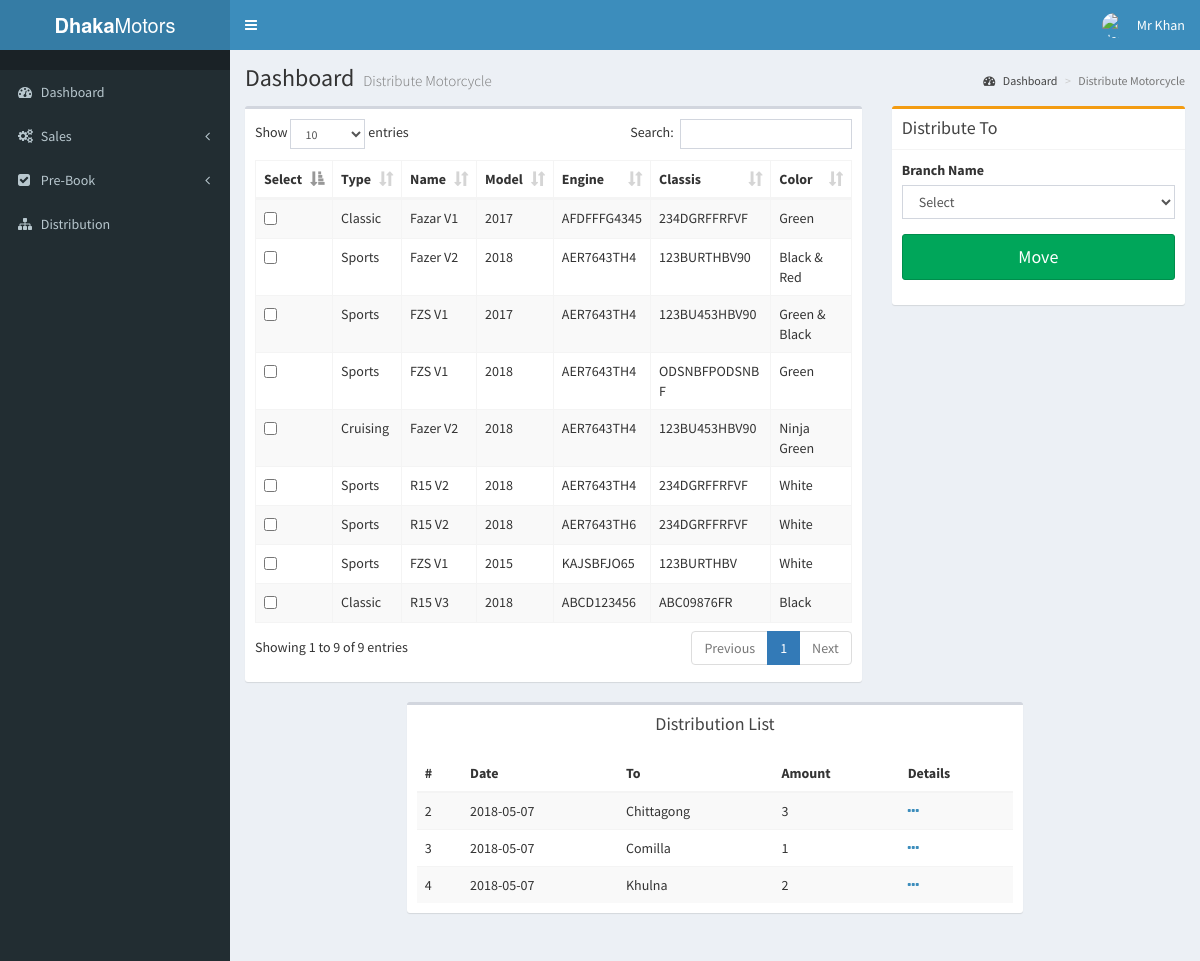
The page /pages/Manager/distribute.php (signed in) on the database its author committed.
### tables this page shows
CREATE TABLE `motorcycle_info` (
  `mID` int(11) NOT NULL,
  `mType` varchar(30) NOT NULL,
  `mName` varchar(30) NOT NULL,
  `model` varchar(100) NOT NULL,
  `engineNo` varchar(30) NOT NULL,
  `chassisNo` varchar(30) NOT NULL,
  `cc` int(10) NOT NULL,
  `color` varchar(30) NOT NULL,
  `price` varchar(30) NOT NULL,
  `sID` int(11) DEFAULT NULL,
  `saleID` int(11) DEFAULT NULL,
  `cID` int(11) DEFAULT NULL,
  `warranty` date NOT NULL,
  `reg` varchar(50) NOT NULL
);

CREATE TABLE `distribution` (
  `distribution_id` int(11) NOT NULL,
  `date` date NOT NULL,
  `dealer_id` int(11) NOT NULL
);

CREATE TABLE `dealers` (
  `ID` int(11) NOT NULL,
  `dealerName` varchar(30) NOT NULL
);

### pages/Manager/distribute.php (the view, shortened to what this page needs)
<?php
 include 'layout/head.php';
?>
  <div class="content-wrapper">
    <section class="content-header">
      <h1>
        Dashboard
        <small>Distribute Motorcycle</small>
      </h1>
      <ol class="breadcrumb">
        <li><a href="#"><i class="fa fa-dashboard"></i> Dashboard</a></li>
        <li class="active">Distribute Motorcycle</li>
      </ol>
    </section>
    <section class="content">
      <div class="row">
				<form role="form" action="distribute_confirm.php" method="POST">
						<div class="col-xs-8">
							<div class="box">
								<div class="box-body">
									<table id="example1" class="table table-bordered table-striped">
										<thead>
										<tr>
											<th>Select</th>
											<th>Type</th>
											<th>Name</th>
											<th>Model</th>
											<th>Engine</th>
											<th>Classis</th>
											<th>Color</th>
										</tr>
										</thead>
										<tbody>
									<?php
									$con=mysqli_connect('localhost','root','','dhaka_motors');
									$query="select *
										from motorcycle_info m, stock_info s
										where m.sID=s.sID
										and s.dealer_id=1
										and m.saleID =0";
										$result=mysqli_query($con,$query);
										if(mysqli_num_rows($result)>0){
											while($row=mysqli_fetch_array($result, MYSQLI_ASSOC)){
											echo "<tr>";
											echo "<td> <input value='".$row['mID']."' type='checkbox' name='num[]' </td>";
											echo "<td>".$row['mType']."</td>";
											echo "<td>".$row['mName']."</td>";
											echo "<td>".$row['model']."</td>";
											echo "<td>".$row['engineNo']."</td>";
											echo "<td>".$row['chassisNo']."</td>";
											echo "<td>".$row['color']."</td>";
											echo "</tr>";
											}
										}else{
										}
									?>
								</tbody>
              </table>
            </div>
          </div>
        </div>
		<div class="col-md-4">
		<div class="box box-warning">
            <div class="box-header with-border">
              <h3 class="box-title">Distribute To</h3>
            </div>
            <div class="box-body">
                <div class="form-group">
                  <label>Branch Name</label>
									<select class="form-control" name="branch" required>
									<option value="">Select</option>;
									</select>
								</div>
								<div id="hide">
									<div class="form-group">
										<button type="submit" class="btn btn-lg btn-success btn-block" onclick="return confirm('Are you sure want to Move?')" name= "move">Move</button>
									</div>
								</div>
            </div>
          </div>
        </div>
        </form>
      </div>
			<div class="row">
			<div class="col-xs-2"></div>
			<div class="col-xs-8">
							<div class="box" align="center">
								<div class="box-header">
									<h3 class="box-title">Distribution List</h3>
								</div>
								<div class="box-body">
									<table id="example1" class="table table-striped">
										<thead>
										<tr>
											<th>#</th>
											<th>Date</th>
											<th>To</th>
											<th>Amount</th>
											<th>Details</th>
										</tr>
										</thead>
										<tbody>
									<?php
									$con=mysqli_connect('localhost','root','','dhaka_motors');
									$query="select *, count(s.sID) as amount
													from distribution d, stock_info s, dealers dl
													where d.dealer_id=dl.ID
													and s.dealer_id=dl.ID
													group by d.distribution_id
													";
										$result=mysqli_query($con,$query);
										if(mysqli_num_rows($result)>0){
											while($row=mysqli_fetch_array($result, MYSQLI_ASSOC)){
											echo "<tr>";
											echo "<td>".$row['distribution_id']."</td>";
											echo "<td>".$row['date']."</td>";
											echo "<td>".$row['dealerName']."</td>";
											echo "<td>".$row['amount']."</td>";
											echo "<td><a href='invoice_distribution.php?distribution_id=".$row['distribution_id']."'><span class='fa fa-ellipsis-h'></span></a></td>";
											echo "</tr>";
											}
										}else{
										}
									?>
								</tbody>
              </table>
            </div>
			</div>
    </section>
  </div>
<?php
 include 'layout/foot.php';
?>

### rows shown on the page
motorcycle_info: mType "Classic", mName "Fazar V1", model "2017", engineNo "AFDFFFG4345", chassisNo "234DGRFFRFVF", color "Green"
motorcycle_info: mType "Sports", mName "Fazer V2", model "2018", engineNo "AER7643TH4", chassisNo "123BURTHBV90", color "Black & Red"
motorcycle_info: mType "Sports", mName "FZS V1", model "2017", engineNo "AER7643TH4", chassisNo "123BU453HBV90", color "Green & Black"
motorcycle_info: mType "Sports", mName "FZS V1", model "2018", engineNo "AER7643TH4", chassisNo "ODSNBFPODSNB F", color "Green"
motorcycle_info: mType "Cruising", mName "Fazer V2", model "2018", engineNo "AER7643TH4", chassisNo "123BU453HBV90", color "Ninja Green"
motorcycle_info: mType "Sports", mName "R15 V2", model "2018", engineNo "AER7643TH4", chassisNo "234DGRFFRFVF", color "White"
motorcycle_info: mType "Sports", mName "R15 V2", model "2018", engineNo "AER7643TH6", chassisNo "234DGRFFRFVF", color "White"
motorcycle_info: mType "Sports", mName "FZS V1", model "2015", engineNo "KAJSBFJO65", chassisNo "123BURTHBV", color "White"
motorcycle_info: mType "Classic", mName "R15 V3", model "2018", engineNo "ABCD123456", chassisNo "ABC09876FR", color "Black"
distribution: distribution_id "2", date "2018-05-07", dealer.dealerName "Chittagong", amount "3"
distribution: distribution_id "3", date "2018-05-07", dealer.dealerName "Comilla", amount "1"
distribution: distribution_id "4", date "2018-05-07", dealer.dealerName "Khulna", amount "2"

### other values the page prints
$_SESSION['userName'] "Mr Khan"
